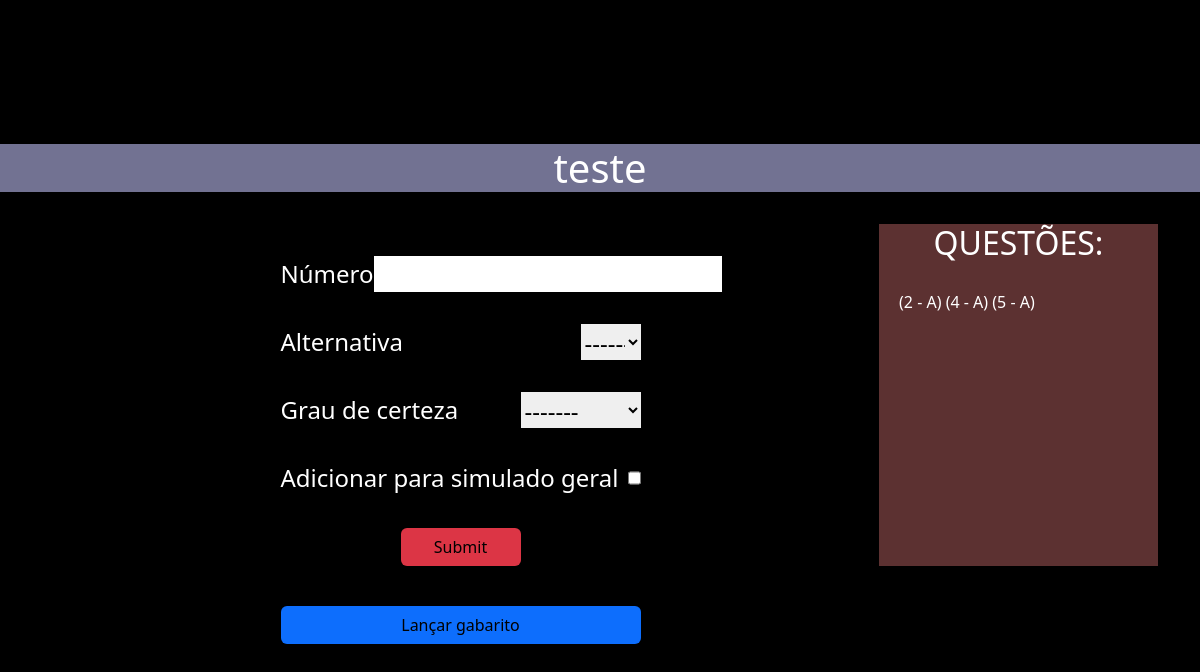
The app's page /listaQuestoes/acessar/5, older data.
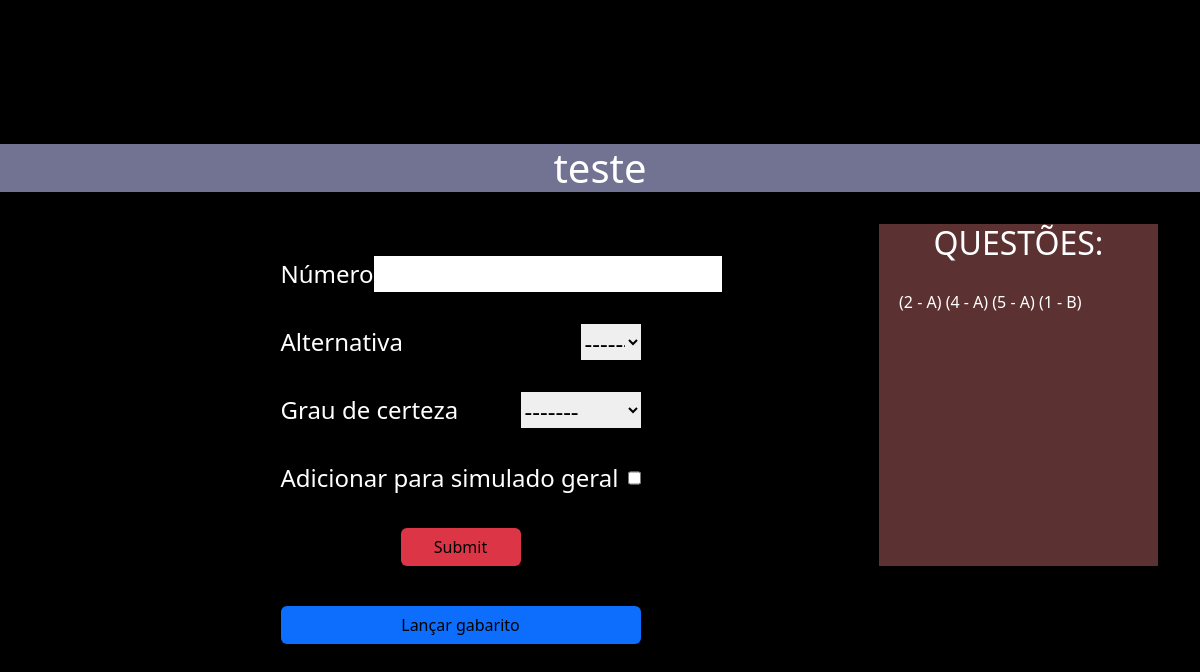
The same page, newer data.
### listaQuestoes/models.py (models this page shows, shortened)
class QuestoesAssinalar(models.Model):
    numero = models.IntegerField()
    alternativaMarcada = models.CharField( max_length=20,
        choices=[(tag.name, tag.value) for tag in AlternativasEnum],
        default=AlternativasEnum.DEFAULT.name)
    grauDeCerteza = models.CharField( max_length=20,
        choices=[(tag.name, tag.value) for tag in GrauDeCertezaEnum],
        default=GrauDeCertezaEnum.DEFAULT.name)
    simuladoGeral = models.BooleanField()
    letraGabarito = models.CharField( max_length=20,
        choices=[(tag.name, tag.value) for tag in AlternativasEnum],
        default=AlternativasEnum.DEFAULT.name)
    lista = models.ForeignKey(Listas, on_delete=models.CASCADE)
    certo = models.BooleanField(default=False)

### listaQuestoes/views.py (the view, shortened to what this page needs)
# urls.py: path('acessar/<int:idLista>',acessarLista, name='acessarLista'),
def acessarLista(request, idLista):
    lista = Listas.objects.get(id=idLista)
    questoes =  QuestoesAssinalar.objects.filter(lista=lista)
    return render(request,"fazerLista.html", {"idLista": lista.id ,"lista":lista, "questoes":questoes})

### listaQuestoes/templates/fazerLista.html (shortened to what this page needs)
{%load static%}
<!DOCTYPE html>
<html lang="en">
<head>
    <link href="https://cdn.jsdelivr.net/npm/bootstrap@5.3.2/dist/css/bootstrap.min.css" rel="stylesheet">
    <link rel="stylesheet" href="{% static 'css/fazerLista.css' %}">
</head>
<body class="bg-black">
    <h1  class="titulo">{{lista.nome}}</h1>
   <div class="container">
    <div><form action="" method="POST">
          <div>  <label for="numero">Número</label>
            <input type="number" name="numero" required></div>
           <div>
            <label for="alternativa">Alternativa</label>
            <select name="alternativa" id="alternativa" >
               <option value="" disabled selected>---------</option>
            </select>
           </div>
           <div>
            <label for="grauDeCerteza">Grau de certeza</label>
            <select name="grauDeCerteza" id="" >
               <option value="" selected disabled>-------</option>
            </select>
           </div>
         <div>   <label for="addSimulado">Adicionar para simulado geral</label>
            <input type="checkbox" name="addSimulado" id="">
            </div>
       <div>
        <input  class=" btn bg-danger mx-auto btnSubmit" type="submit">
       </div>
    </form>
</div>
        <div class="questoes">
              <h1>QUESTÕES:</h1>
               <p> {% for q in questoes %}
                ({{q.numero}} - {{q.alternativaMarcada}})
            {% endfor %}</p>
        </div>
        <div class="divFinalizar"> <button class="btn bg-primary finalizar">Lançar gabarito</button></div>
   </div>
</body>
</html>

Row changes from the older to the newer data that the page shows:
added QuestoesAssinalar: numero "1", alternativaMarcada "B"
